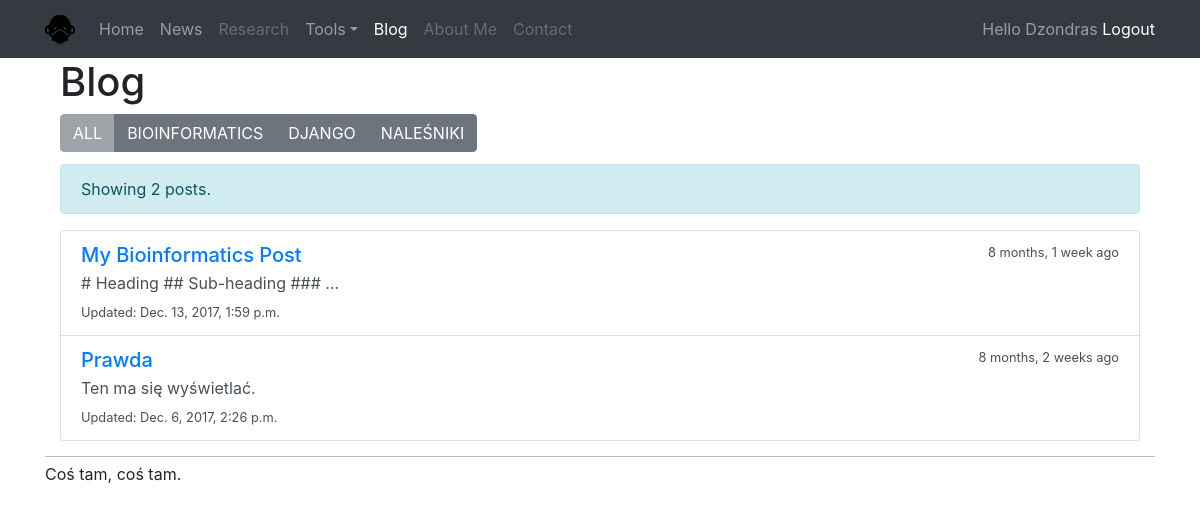
Page /blog/ (signed in) on the committed database.
### blog/models.py (models this page shows, shortened)
class Category(models.Model):
	name = models.CharField(max_length=30)
	description = models.TextField(null=True, blank=True)
	class Meta:
		verbose_name_plural = "Categories"
	def __str__(self):
		return self.name

class Post(models.Model):
	category = models.ForeignKey(Category, null=True)
	title = models.CharField(max_length=140)
	body = models.TextField()
	date_publish = models.DateTimeField()
	date_create = models.DateTimeField(auto_now_add=True)
	date_update = models.DateTimeField(auto_now=True)
	public = models.BooleanField(default=True)

### blog/views.py (the view)
# urls.py: url(r'^category/(?P<category_name>\w+)/$', views.post_list_view, name="post_in_category"),
def post_list_view(request, category_name=None):
	category_list = Category.objects.all().order_by("name")
	if not category_name:
		queryset = Post.objects.filter(public=True).order_by("-date_publish")
	else:
		queryset = Post.objects.filter(category__name=category_name, public=True).order_by("-date_publish")
	context = {
		'object_list': queryset,
		'category_list': category_list,
		'selected': category_name
	}
	return render(request, "blog/post_list.html", context)

### blog/templates/blog/post_list.html (shortened to what this page needs)
{% extends 'myapp/base.html' %}
{% block nav-item-blog %}active{% endblock %}
{% block content %}
<div class="container">
  <div class="row">
    <div class="col-12">
      <h1>Blog</h1>
      <div class="btn-toolbar" role="toolbar" aria-label="Toolbar with buttons">
      <div class="btn-group mr-2" role="group" aria-label="Categories">
      {% if selected %}
        <a class="btn btn-secondary" href="{% url 'blog:home' %}">ALL</a>
      {% else %}
        <button type="button" class="btn btn-secondary" disabled>ALL</button>
      {% endif %}
      {% for category in category_list %}
        {% if selected == category.name %}
         <button type="button" class="btn btn-secondary" disabled>{{ category|upper }}</button>
         {% else %}
        <a class="btn btn-secondary" href="{% url 'blog:post_in_category' category %}">{{ category|upper }}</a>
        {% endif %}
      {% endfor %}
      </div>
      </div>
      {% if object_list %}
        {% if selected %}
          <div class="alert alert-info" role="alert" style="margin-top: 12px"> Showing {{ object_list|length }} post{{ object_list|length|pluralize }} from {{ selected }}.</div>
        {% else %}
          <div class="alert alert-info" role="alert" style="margin-top: 12px"> Showing {{ object_list|length }} post{{ object_list|length|pluralize }}.</div>
        {% endif %}
        <div class="list-group">
        {% for obj in object_list %}
          <div class="list-group-item list-group-item-action flex-column align-items-start">
            <div class="d-flex w-100 justify-content-between">
              <a href="{% url 'blog:post_detail_view' obj.id %}">
                <h5 class="mb-1">{{ obj.title|title }}</h5>
              </a>
              <small>{{ obj.date_create|timesince }} ago</small>
            </div>
            <div class="mb-1 markdown2html">{{ obj.body|truncatewords_html:5 }}</div>
            <small>Updated: {{ obj.date_update }}</small>
          </div>
        {% endfor %}
        </div>
      {% else %}
        <div class="alert alert-danger" role="alert" style="margin-top: 12px">
          No posts to show!
        </div>
      {% endif %}
    </div>
  </div>
</div>
{% endblock %}

### myapp/templates/myapp/base.html (shortened to what this page needs)
{% load static %}
<!DOCTYPE html>
<html lang="en">
  <head>
    <link rel="stylesheet" href="https://maxcdn.bootstrapcdn.com/bootstrap/4.0.0-beta/css/bootstrap.min.css">
  </head>
  <body>
    <nav class="navbar navbar-expand-lg navbar-dark bg-dark">
      <div class="container">
        <a class="navbar-brand" href="https://www.youtube.com/watch?v=dQw4w9WgXcQ"><img src="{% static 'myapp/img/85622-200.png' %}" height="30px"></a>
        <div class="collapse navbar-collapse" id="navbarSupportedContent">
          <ul class="navbar-nav mr-auto">
            <li class="nav-item {% block nav-item-home %}{% endblock %}">
              <a class="nav-link" href="{% url 'myapp:home' %}">Home<span class="sr-only">(current)</span></a>
            </li>
            <li class="nav-item {% block nav-item-news %}{% endblock %}">
              <a class="nav-link" href="{% url 'news:home' %}">News</a>
            </li>
            <li class="nav-item {% block nav-item-research %}{% endblock %}">
              <a class="nav-link disabled" href="/research/">Research</a>
            </li>
            <li class="nav-item dropdown {% block nav-item-tools %}{% endblock %}">
              <a class="nav-link dropdown-toggle" data-toggle="dropdown" role="button" aria-haspopup="true" aria-expanded="false" href="#">Tools</a>
            </li>
            <li class="nav-item {% block nav-item-blog %}{% endblock %}">
              <a class="nav-link disabled" href="{% url 'blog:home' %}">Blog</a>
            </li>
            <li class="nav-item {% block nav-item-about%}{% endblock %}">
              <a class="nav-link disabled" href="{% url 'myapp:about' %}">About Me</a>
            </li>
            <li class="nav-item {% block nav-item-contact %}{% endblock %}">
              <a class="nav-link disabled" href="{% url 'myapp:contact' %}">Contact</a>
            </li>
          </ul>
          <span class="navbar-text">
          {% if request.user.is_authenticated %}
            Hello {{ request.user }}
            <a href="{% url 'myapp:logout' %}">Logout</a>
          {% else %}
            <a href="{% url 'myapp:signup' %}">Sign Up</a>
            <a href="{% url 'myapp:login' %}">Login</a>
          {% endif %}
          </span>
        </div>
      </div>
    </nav>
    <div class="container">
    {% block content %}
    {% endblock %}
    </div>
 <div class="container">
      <footer>
        <p style= "text-align:left; border-top: 1px solid #bfbfbf; padding-top: 5px; margin-top: 15px;"> Coś tam, coś tam.</p>
      </footer>
    </div>
  </body>
</html>

### myapp/templates/myapp/base.html (style rules this page uses)
.nav-link { color: black; }

### rows in the picture
Category: name "BIOINFORMATICS"
Category: name "DJANGO"
Category: name "NALEŚNIKI"
Post: title "My Bioinformatics Post", date_create "8 months, 1 week", body "# Heading ## Sub-heading ### …", date_update "Dec. 13, 2017, 1:59 p.m."
Post: title "Prawda", date_create "8 months, 2 weeks", body "Ten ma się wyświetlać.", date_update "Dec. 6, 2017, 2:26 p.m."

### other values in the picture
{{ request.user }} "Dzondras"
{{ object_list|length }} "2"
